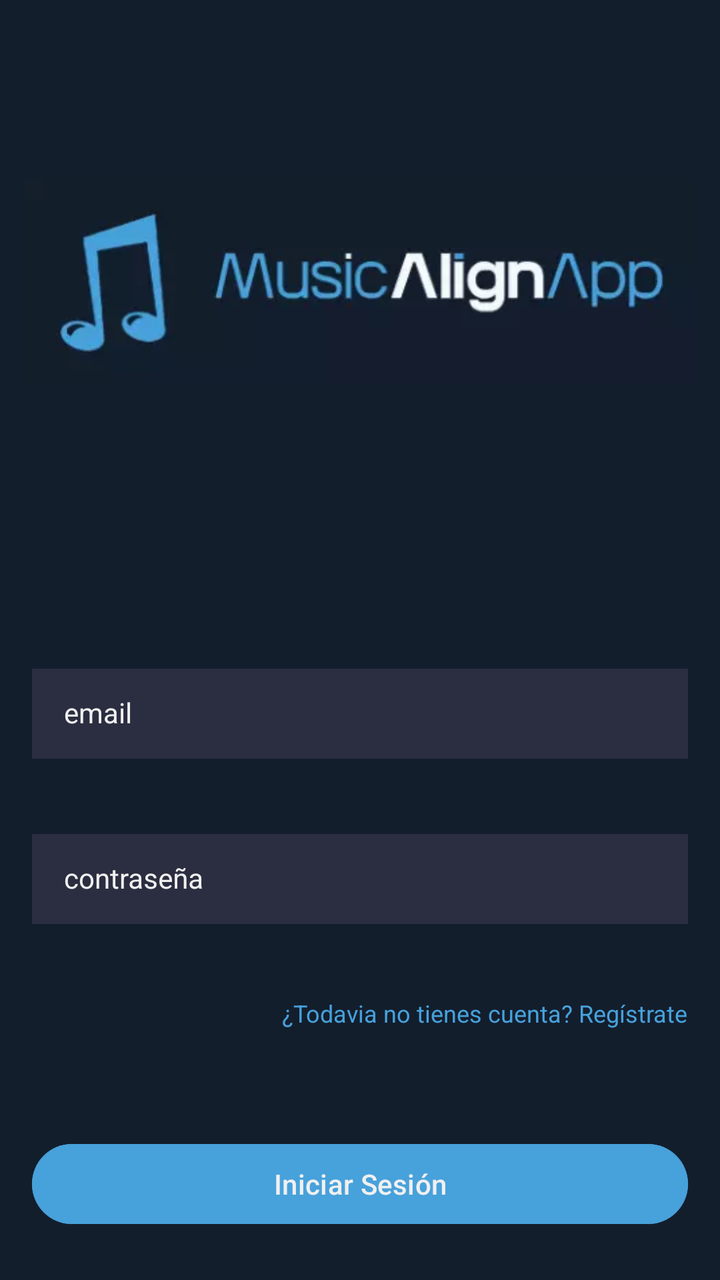
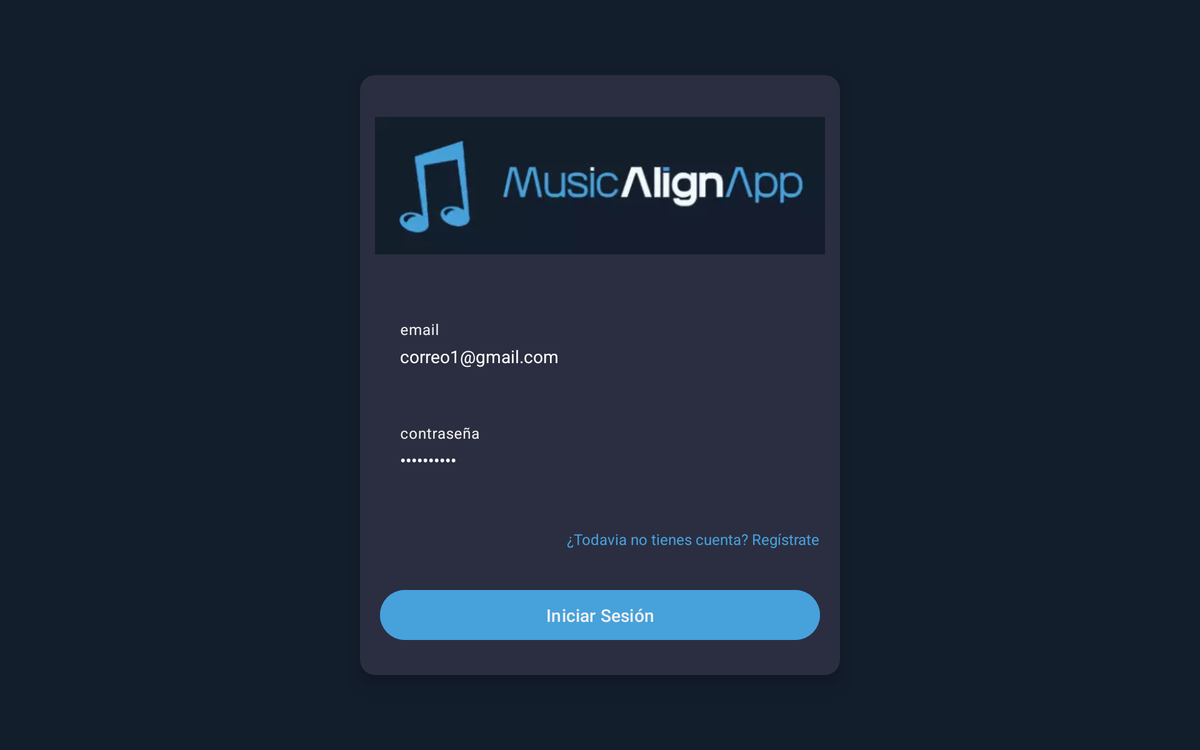

First picture: res/layout/ on a phone held upright. Second picture: the repository's own variant of that layout, on a device whose configuration matches the variant's folder. Source for both follows.
<!-- AndroidManifest.xml: application theme Theme.MusicAlignApp -->
<!-- res/layout/activity_login.xml -->
<?xml version="1.0" encoding="utf-8"?>
<androidx.constraintlayout.widget.ConstraintLayout xmlns:android="http://schemas.android.com/apk/res/android"
    xmlns:app="http://schemas.android.com/apk/res-auto"
    xmlns:tools="http://schemas.android.com/tools"
    android:layout_width="match_parent"
    android:layout_height="match_parent"
    android:background="@color/background"
    tools:context=".ui.login.LoginActivity">

    <ImageView
        android:id="@+id/ivHeader"
        android:layout_width="0dp"
        android:layout_height="wrap_content"
        android:layout_marginVertical="64dp"
        android:layout_marginHorizontal="12dp"
        android:src="@drawable/logo_name_app"
        app:layout_constraintVertical_chainStyle="packed"
        app:layout_constraintTop_toTopOf="parent"
        app:layout_constraintStart_toStartOf="parent"
        app:layout_constraintEnd_toEndOf="parent"
        app:layout_constraintBottom_toTopOf="@id/tilEmail"/>

    <com.google.android.material.textfield.TextInputLayout
        android:id="@+id/tilEmail"
        android:layout_width="0dp"
        style="@style/FormTextInputLayout"
        android:layout_height="wrap_content"
        android:layout_marginTop="48dp"
        app:layout_constraintBottom_toTopOf="@+id/tilPassword"
        app:layout_constraintEnd_toEndOf="parent"
        app:layout_constraintStart_toStartOf="parent"
        app:layout_constraintTop_toBottomOf="@+id/ivHeader">

        <com.google.android.material.textfield.TextInputEditText
            android:id="@+id/etEmail"
            style="@style/FormEditText"
            android:layout_width="match_parent"
            android:layout_height="match_parent"
            android:hint="@string/login_hint_email"
            android:imeOptions="actionNext"
            android:inputType="textEmailAddress" />

    </com.google.android.material.textfield.TextInputLayout>

    <com.google.android.material.textfield.TextInputLayout
        android:id="@+id/tilPassword"
        android:layout_width="0dp"
        android:layout_height="wrap_content"
        android:layout_marginTop="12dp"
        style="@style/FormTextInputLayout"
        app:layout_constraintEnd_toEndOf="parent"
        app:layout_constraintStart_toStartOf="parent"
        app:layout_constraintTop_toBottomOf="@+id/tilEmail" >

        <com.google.android.material.textfield.TextInputEditText
            android:id="@+id/etPassword"
            style="@style/FormEditText"
            android:layout_width="match_parent"
            android:layout_height="wrap_content"
            android:hint="@string/login_hint_password"
            android:imeOptions="actionDone"
            android:inputType="textPassword"
            android:textColorHighlight="@color/error_dark"
            android:textColorHint="@color/error_dark" />

    </com.google.android.material.textfield.TextInputLayout>

    <androidx.appcompat.widget.AppCompatTextView
        android:id="@+id/tvForgotPassword"
        style="@style/TertiaryButton"
        android:layout_width="wrap_content"
        android:layout_height="wrap_content"
        android:layout_marginHorizontal="16dp"
        android:layout_marginTop="16dp"
        android:text="@string/login_sign_in"
        app:layout_constraintEnd_toEndOf="parent"
        app:layout_constraintTop_toBottomOf="@+id/tilPassword" />

    <com.google.android.material.button.MaterialButton
        android:id="@+id/btnLogin"
        android:layout_width="0dp"
        android:layout_height="wrap_content"
        android:text="@string/login"
        android:layout_marginVertical="24dp"
        android:layout_marginHorizontal="16dp"
        android:backgroundTint="@color/primary"
        android:textColor="@color/secondary"
        app:layout_constraintBottom_toBottomOf="parent"
        app:layout_constraintStart_toStartOf="parent"
        app:layout_constraintEnd_toEndOf="parent" />

    <ProgressBar
        android:id="@+id/pbLoading"
        android:layout_width="wrap_content"
        android:layout_height="wrap_content"
        android:visibility="gone"
        app:layout_constraintStart_toStartOf="parent"
        app:layout_constraintEnd_toEndOf="parent"
        app:layout_constraintTop_toTopOf="parent"
        app:layout_constraintBottom_toBottomOf="parent"/>

</androidx.constraintlayout.widget.ConstraintLayout>
<!-- resources referenced by this layout -->
<resources>
  <color name="background">#131e2d</color>
  <color name="error_dark">#d32f2f</color>
  <color name="primary">#47a1db</color>
  <color name="secondary">#F0F0F0</color>
  <!-- drawable logo_name_app: webp bitmap (drawable, 3572 bytes) -->
  <string name="login">Iniciar Sesión</string>
  <string name="login_hint_email">email</string>
  <string name="login_hint_password">contraseña</string>
  <string name="login_sign_in">¿Todavia no tienes cuenta? Regístrate</string>
  <style name="FormEditText" parent="Widget.AppCompat.EditText">
          <item name="android:textSize">14sp</item>
          <item name="android:textColor">@color/secondary_light</item>
          <item name="android:paddingLeft">16dp</item>
          <item name="singleLine">true</item>
          <item name="maxLines">1</item>
          <item name="android:paddingRight">16dp</item>
          <item name="android:textColorHint">@color/secondary_light</item>
          <item name="android:background">@color/background_form</item>
      </style>
  <style name="FormTextInputLayout" parent="Widget.MaterialComponents.TextInputLayout.OutlinedBox.Dense">
          <item name="android:gravity">center_vertical</item>
          <item name="errorEnabled">true</item>
          <item name="android:layout_marginLeft">16dp</item>
          <item name="android:layout_marginRight">16dp</item>
          <item name="android:textColorHint">@color/secondary</item>
          <item name="boxStrokeWidth">1dp</item>
          <item name="boxStrokeColor">@color/primary</item>
          <item name="errorTextColor">@color/error</item>
          <item name="hintTextColor">@color/primary</item>
      </style>
  <style name="TertiaryButton" parent="Widget.AppCompat.TextView">
          <item name="android:textSize">12sp</item>
          <item name="android:insetTop">0dp</item>
          <item name="android:insetBottom">0dp</item>
          <item name="android:textColor">@color/primary</item>
          <item name="android:gravity">center</item>
      </style>
  <!-- from res/values-v23/ -->
  <style name="Theme.MusicAlignApp" parent="Base.Theme.MusicAlignApp">
      
      <item name="android:navigationBarColor">@android:color/transparent</item>
      <item name="android:statusBarColor">@android:color/transparent</item>
      <item name="android:windowLightStatusBar">?attr/isLightTheme</item>
    </style>
  <color name="secondary_light">#FFFFFF</color>
  <color name="background_form">#2B2E40</color>
  <color name="error">#e84545</color>
  <style name="Base.Theme.MusicAlignApp" parent="Theme.Material3.DayNight.NoActionBar">
          
          <item name="colorPrimary">@color/primary</item>
          <item name="colorPrimaryVariant">@color/primary_dark</item>
          <item name="colorOnPrimary">@color/primary_light</item>
          
          <item name="colorSecondary">@color/secondary</item>
          <item name="colorSecondaryVariant">@color/secondary_dark</item>
          <item name="colorOnSecondary">@color/secondary_light</item>
          
          <item name="android:statusBarColor">@color/background_dark</item>
      </style>
  <color name="primary_dark">#2B73A1</color>
  <color name="primary_light">#73C8FF</color>
  <color name="secondary_dark">#CDCDCD</color>
  <color name="background_dark">#1B1D29</color>
</resources>
<!-- res/layout-sw600dp-land/activity_login.xml (the repository's variant of the layout above) -->
<!-- drawn on a 7-inch tablet turned sideways -->
<?xml version="1.0" encoding="utf-8"?>
<androidx.constraintlayout.widget.ConstraintLayout xmlns:android="http://schemas.android.com/apk/res/android"
    xmlns:app="http://schemas.android.com/apk/res-auto"
    xmlns:tools="http://schemas.android.com/tools"
    android:layout_width="match_parent"
    android:layout_height="match_parent"
    android:background="@color/background"
    tools:context=".ui.screens.login.LoginActivity">

    
    <androidx.constraintlayout.widget.Guideline
        android:id="@+id/guidelineLeft"
        android:layout_width="wrap_content"
        android:layout_height="wrap_content"
        android:orientation="vertical"
        app:layout_constraintGuide_percent="0.3" />

    
    <androidx.constraintlayout.widget.Guideline
        android:id="@+id/guidelineRight"
        android:layout_width="wrap_content"
        android:layout_height="wrap_content"
        android:orientation="vertical"
        app:layout_constraintGuide_percent="0.7" />

    <androidx.constraintlayout.widget.Guideline
        android:id="@+id/guidelineTop"
        android:layout_width="wrap_content"
        android:layout_height="wrap_content"
        android:orientation="horizontal"
        app:layout_constraintGuide_percent="0.1" />

    <androidx.constraintlayout.widget.Guideline
        android:id="@+id/guidelineBottom"
        android:layout_width="wrap_content"
        android:layout_height="wrap_content"
        android:orientation="horizontal"
        app:layout_constraintGuide_percent="0.9" />

    <androidx.cardview.widget.CardView
        android:id="@+id/cvImage"
        android:layout_width="0dp"
        android:layout_height="0dp"
        app:cardBackgroundColor="@color/background_form"
        app:cardCornerRadius="12dp"
        app:cardElevation="12dp"
        app:layout_constraintStart_toStartOf="@id/guidelineLeft"
        app:layout_constraintEnd_toEndOf="@id/guidelineRight"
        app:layout_constraintTop_toTopOf="@id/guidelineTop"
        app:layout_constraintBottom_toBottomOf="@id/guidelineBottom">

        <androidx.constraintlayout.widget.ConstraintLayout
            android:layout_width="match_parent"
            android:layout_height="match_parent">

            <ImageView
                android:id="@+id/ivHeader"
                android:layout_width="0dp"
                android:layout_height="wrap_content"
                android:layout_marginHorizontal="12dp"
                android:layout_marginVertical="12dp"
                android:src="@drawable/logo_name_app"
                app:layout_constraintEnd_toEndOf="parent"
                app:layout_constraintStart_toStartOf="parent"
                app:layout_constraintTop_toTopOf="parent" />

            <com.google.android.material.textfield.TextInputLayout
                android:id="@+id/tilEmail"
                style="@style/FormTextInputLayout"
                android:layout_width="0dp"
                android:layout_height="wrap_content"
                android:layout_marginTop="32dp"
                app:layout_constraintBottom_toTopOf="@+id/tilPassword"
                app:layout_constraintEnd_toEndOf="parent"
                app:layout_constraintStart_toStartOf="parent"
                app:layout_constraintTop_toBottomOf="@+id/ivHeader">

                <com.google.android.material.textfield.TextInputEditText
                    android:id="@+id/etEmail"
                    style="@style/FormEditText"
                    android:text="correo1@gmail.com"
                    android:layout_width="match_parent"
                    android:layout_height="match_parent"
                    android:hint="@string/login_hint_email"
                    android:imeOptions="actionNext"
                    android:inputType="textEmailAddress" />

            </com.google.android.material.textfield.TextInputLayout>

            <com.google.android.material.textfield.TextInputLayout
                android:id="@+id/tilPassword"
                style="@style/FormTextInputLayout"
                android:layout_width="0dp"
                android:layout_height="wrap_content"
                android:layout_marginTop="12dp"
                app:layout_constraintEnd_toEndOf="parent"
                app:layout_constraintStart_toStartOf="parent"
                app:layout_constraintTop_toBottomOf="@+id/tilEmail">

                <com.google.android.material.textfield.TextInputEditText
                    android:id="@+id/etPassword"
                    style="@style/FormEditText"
                    android:text="qwert12345"
                    android:layout_width="match_parent"
                    android:layout_height="wrap_content"
                    android:hint="@string/login_hint_password"
                    android:imeOptions="actionDone"
                    android:inputType="textPassword"
                    android:textColorHighlight="@color/error_dark"
                    android:textColorHint="@color/error_dark" />

            </com.google.android.material.textfield.TextInputLayout>

            <androidx.appcompat.widget.AppCompatTextView
                android:id="@+id/tvForgotPassword"
                style="@style/TertiaryButton"
                android:layout_width="wrap_content"
                android:layout_height="wrap_content"
                android:layout_marginEnd="4dp"
                android:padding="12dp"
                android:text="@string/login_sign_in"
                app:layout_constraintEnd_toEndOf="parent"
                app:layout_constraintTop_toBottomOf="@+id/tilPassword" />

            <com.google.android.material.button.MaterialButton
                android:id="@+id/btnLogin"
                android:layout_width="0dp"
                android:layout_height="wrap_content"
                android:layout_marginHorizontal="16dp"
                android:layout_marginVertical="24dp"
                android:backgroundTint="@color/primary"
                android:text="@string/login"
                android:textColor="@color/secondary"
                app:layout_constraintBottom_toBottomOf="parent"
                app:layout_constraintEnd_toEndOf="parent"
                app:layout_constraintStart_toStartOf="parent" />

        </androidx.constraintlayout.widget.ConstraintLayout>


    </androidx.cardview.widget.CardView>

    <ProgressBar
        android:id="@+id/pbLoading"
        android:layout_width="wrap_content"
        android:layout_height="wrap_content"
        android:visibility="gone"
        app:layout_constraintBottom_toBottomOf="parent"
        app:layout_constraintEnd_toEndOf="parent"
        app:layout_constraintStart_toStartOf="parent"
        app:layout_constraintTop_toTopOf="parent" />

</androidx.constraintlayout.widget.ConstraintLayout>
<!-- resources referenced by the variant -->
<!-- as a 7-inch tablet turned sideways resolves them -->
<resources>
  <color name="background">#131e2d</color>
  <color name="background_form">#2B2E40</color>
  <color name="error_dark">#d32f2f</color>
  <color name="primary">#47a1db</color>
  <color name="secondary">#F0F0F0</color>
  <!-- drawable logo_name_app: webp bitmap (drawable, 3572 bytes) -->
  <string name="login">Iniciar Sesión</string>
  <string name="login_hint_email">email</string>
  <string name="login_hint_password">contraseña</string>
  <string name="login_sign_in">¿Todavia no tienes cuenta? Regístrate</string>
  <style name="FormEditText" parent="Widget.AppCompat.EditText">
          <item name="android:textSize">14sp</item>
          <item name="android:textColor">@color/secondary_light</item>
          <item name="android:paddingLeft">16dp</item>
          <item name="singleLine">true</item>
          <item name="maxLines">1</item>
          <item name="android:paddingRight">16dp</item>
          <item name="android:textColorHint">@color/secondary_light</item>
          <item name="android:background">@color/background_form</item>
      </style>
  <style name="FormTextInputLayout" parent="Widget.MaterialComponents.TextInputLayout.OutlinedBox.Dense">
          <item name="android:gravity">center_vertical</item>
          <item name="errorEnabled">true</item>
          <item name="android:layout_marginLeft">16dp</item>
          <item name="android:layout_marginRight">16dp</item>
          <item name="android:textColorHint">@color/secondary</item>
          <item name="boxStrokeWidth">1dp</item>
          <item name="boxStrokeColor">@color/primary</item>
          <item name="errorTextColor">@color/error</item>
          <item name="hintTextColor">@color/primary</item>
      </style>
  <style name="TertiaryButton" parent="Widget.AppCompat.TextView">
          <item name="android:textSize">12sp</item>
          <item name="android:insetTop">0dp</item>
          <item name="android:insetBottom">0dp</item>
          <item name="android:textColor">@color/primary</item>
          <item name="android:gravity">center</item>
      </style>
  <!-- from res/values-v23/ -->
  <style name="Theme.MusicAlignApp" parent="Base.Theme.MusicAlignApp">
      
      <item name="android:navigationBarColor">@android:color/transparent</item>
      <item name="android:statusBarColor">@android:color/transparent</item>
      <item name="android:windowLightStatusBar">?attr/isLightTheme</item>
    </style>
  <color name="secondary_light">#FFFFFF</color>
  <color name="error">#e84545</color>
  <style name="Base.Theme.MusicAlignApp" parent="Theme.Material3.DayNight.NoActionBar">
          
          <item name="colorPrimary">@color/primary</item>
          <item name="colorPrimaryVariant">@color/primary_dark</item>
          <item name="colorOnPrimary">@color/primary_light</item>
          
          <item name="colorSecondary">@color/secondary</item>
          <item name="colorSecondaryVariant">@color/secondary_dark</item>
          <item name="colorOnSecondary">@color/secondary_light</item>
          
          <item name="android:statusBarColor">@color/background_dark</item>
      </style>
  <color name="primary_dark">#2B73A1</color>
  <color name="primary_light">#73C8FF</color>
  <color name="secondary_dark">#CDCDCD</color>
  <color name="background_dark">#1B1D29</color>
</resources>
